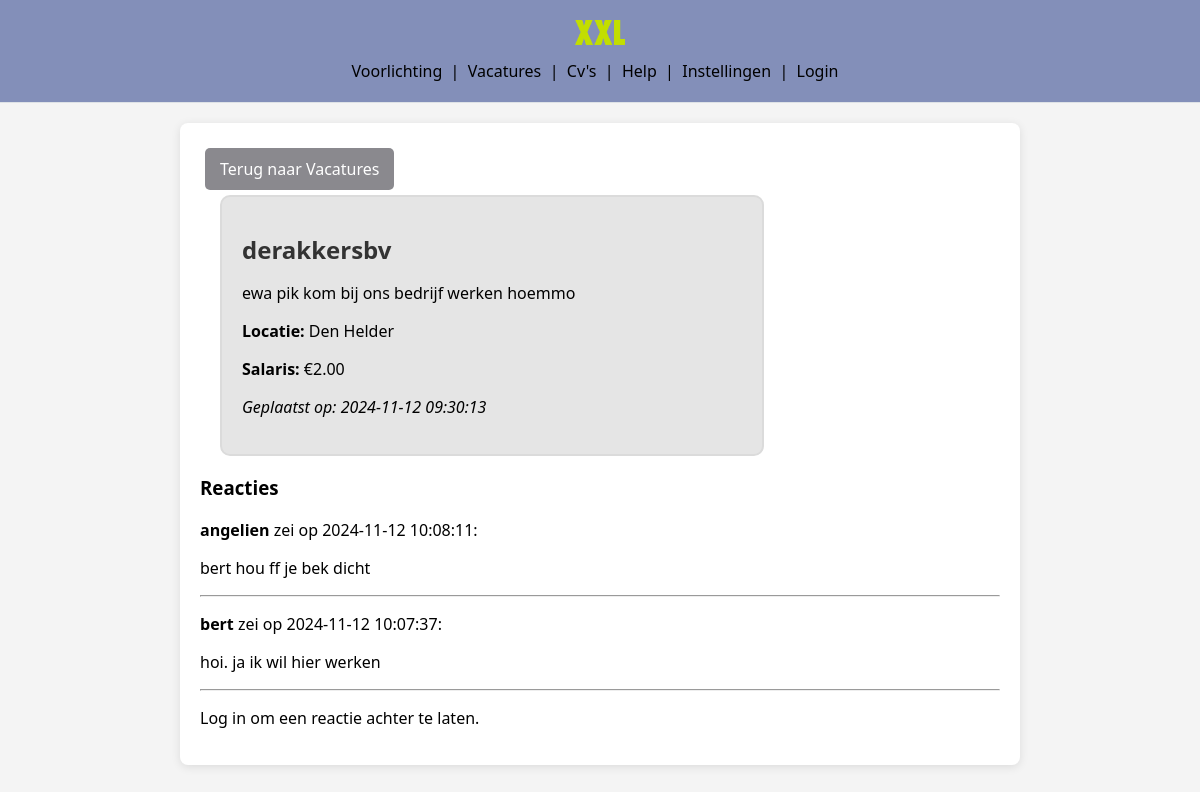
The app's page /vacature_detail.php?id=1 with its own data.
### tables this page shows
CREATE TABLE `vacatureposts` (
  `id` int(11) NOT NULL,
  `titel` varchar(255) NOT NULL,
  `beschrijving` text NOT NULL,
  `locatie` varchar(255) NOT NULL,
  `salaris` decimal(10,2) DEFAULT NULL,
  `datum_geplaatst` timestamp NOT NULL DEFAULT current_timestamp(),
  `gebruiker_id` int(11) NOT NULL
);

CREATE TABLE `comments` (
  `id` int(11) NOT NULL,
  `vacature_id` int(11) NOT NULL,
  `naam` varchar(255) NOT NULL,
  `reactie` text NOT NULL,
  `datum_geplaatst` timestamp NOT NULL DEFAULT current_timestamp()
);

### vacature_detail.php (the view, shortened to what this page needs)
<?php
$servername = "localhost";
$username = "root";
$password = "";
$dbname = "XXL_database";
$conn = new mysqli($servername, $username, $password, $dbname);
$vacature_id = isset($_GET['id']) ? (int)$_GET['id'] : 0;
$sql = "SELECT * FROM vacatureposts WHERE id = $vacature_id";
$result = $conn->query($sql);
?>
<!DOCTYPE html>
<html lang="nl">
<head>
    <link rel="stylesheet" href="css/vacature.css">
</head>
<body>
    <?php include("header.php");?>
    <div class="vacature-container">
    <a href="vacature.php" class="vacature-button">Terug naar Vacatures</a>
        <?php
        if ($result->num_rows > 0) {
            $row = $result->fetch_assoc();
            echo "<div class='vacature'><h1 class='vacature-titel'>" . htmlspecialchars($row['titel']) . "</h1>";
            echo "<p>" . htmlspecialchars($row['beschrijving']) . "</p>";
            echo "<p><strong>Locatie:</strong> " . htmlspecialchars($row['locatie']) . "</p>";
            echo "<p><strong>Salaris:</strong> €" . htmlspecialchars($row['salaris']) . "</p>";
            echo "<p><em>Geplaatst op: " . $row['datum_geplaatst'] . "</em></p></div>";
        } else {
            echo "<p>404 Vacature niet gevonden.</p>";
        }
        ?>
        <h3>Reacties</h3>
        <?php
        $comment_sql = "SELECT * FROM comments WHERE vacature_id = $vacature_id ORDER BY datum_geplaatst DESC";
        $comment_result = $conn->query($comment_sql);
        if ($comment_result->num_rows > 0) {
            while ($comment_row = $comment_result->fetch_assoc()) {
                echo "<div>";
                echo "<p><strong>" . htmlspecialchars($comment_row['naam']) . "</strong> zei op " . $comment_row['datum_geplaatst'] . ":</p>";
                echo "<p>" . htmlspecialchars($comment_row['reactie']) . "</p>";
                echo "<hr>";
                echo "</div>";
            }
        } else {
            echo "<p>Geen reacties gevonden.</p>";
        }
        ?>
        <?php
        if (isset($_SESSION['user_id'])) {
        ?>
            <form action="vacature_detail.php?id=<?php echo $vacature_id; ?>" method="POST">
                <p><strong> Reactie achterlaten als <?php echo htmlspecialchars($_SESSION['username']); ?>:</strong></p>
                <textarea name="reactie" required></textarea>
                <br>
                <input type="submit" name="submit_comment" value="Plaats reactie">
            </form>
        <?php
        } else {
            echo "<p>Log in om een reactie achter te laten.</p>";
        }
        ?>
    </div>
</body>
</html>

### header.php (shortened to what this page needs)
    <link rel="stylesheet" href="css/styling.css">
<div class="header">
    <div class="header-contents">
    <a href="index.php">
    <img src="images/logo.png" alt="logo" width="50" height="25">
    </a>
    <div class="header-text">
    <a href="voorlichting.php">Voorlichting</a> &nbsp;|&nbsp;
    <a href="vacature.php">Vacatures</a> &nbsp;|&nbsp;
    <a href="index.php">Cv's</a> &nbsp;|&nbsp;
    <a href="index.php">Help</a> &nbsp;|&nbsp;
    <a href="instellingen.php">Instellingen</a> &nbsp;|&nbsp;
    <?php if (isset($_SESSION['user_id'])):  ?>
        <a href="upload.php">Upload</a> &nbsp;|&nbsp;
        <a href="logout.php">Uitloggen</a>
    <?php else: ?>
        <a href="inlog.php">Login</a>
    <?php endif; ?>
    </div>
    </div>
</div>

### css/vacature.css (style rules this page uses)
.vacature { width: 500px; height: 50%; background-color: rgb(229, 229, 229); text-decoration: none; border-radius: 10px; border-width: 2px; border-style: solid; border-color: rgb(219, 219, 219); margin-left: 20px; padding: 20px; }
a { text-decoration: none; }
a:link { color: black; }
body { font-family: 'Arial', sans-serif; background-color: #f4f4f4; margin: 0; }
.vacature-container { background: white; border-radius: 8px; box-shadow: 0 2px 10px rgba(0, 0, 0, 0.1); padding: 20px; margin: 20px auto; max-width: 800px; }
.vacature-titel { font-size: 24px; color: #333; margin-bottom: 10px; }
.vacature-button { display: inline-block; background-color: #8a898e; color: white!important; padding: 10px 15px; border-radius: 5px; text-decoration: none; margin: 5px; transition: background-color 0.3s; }

### css/styling.css (style rules this page uses)
body { font-family: system-ui, -apple-system, BlinkMacSystemFont, 'Segoe UI', Roboto, Oxygen, Ubuntu, Cantarell, 'Open Sans', 'Helvetica Neue', sans-serif; margin: 0; }
.header { display: flex; justify-content: space-between; background-color: #838fb9; padding: 20px; text-align: center; border-bottom: 1px solid #dee2e6; }
a { text-decoration: none; }
a:link { color: black; }
.header-contents { width: 100%; }
.header-text { margin-top: 10px; margin-right: 10px; }

### records on screen
vacatureposts: titel "derakkersbv", beschrijving "ewa pik kom bij ons bedrijf werken hoemmo", locatie "Den Helder", salaris "2.00", datum_geplaatst "2024-11-12 09:30:13"
comments: naam "angelien", datum_geplaatst "2024-11-12 10:08:11", reactie "bert hou ff je bek dicht"
comments: naam "bert", datum_geplaatst "2024-11-12 10:07:37", reactie "hoi. ja ik wil hier werken"
